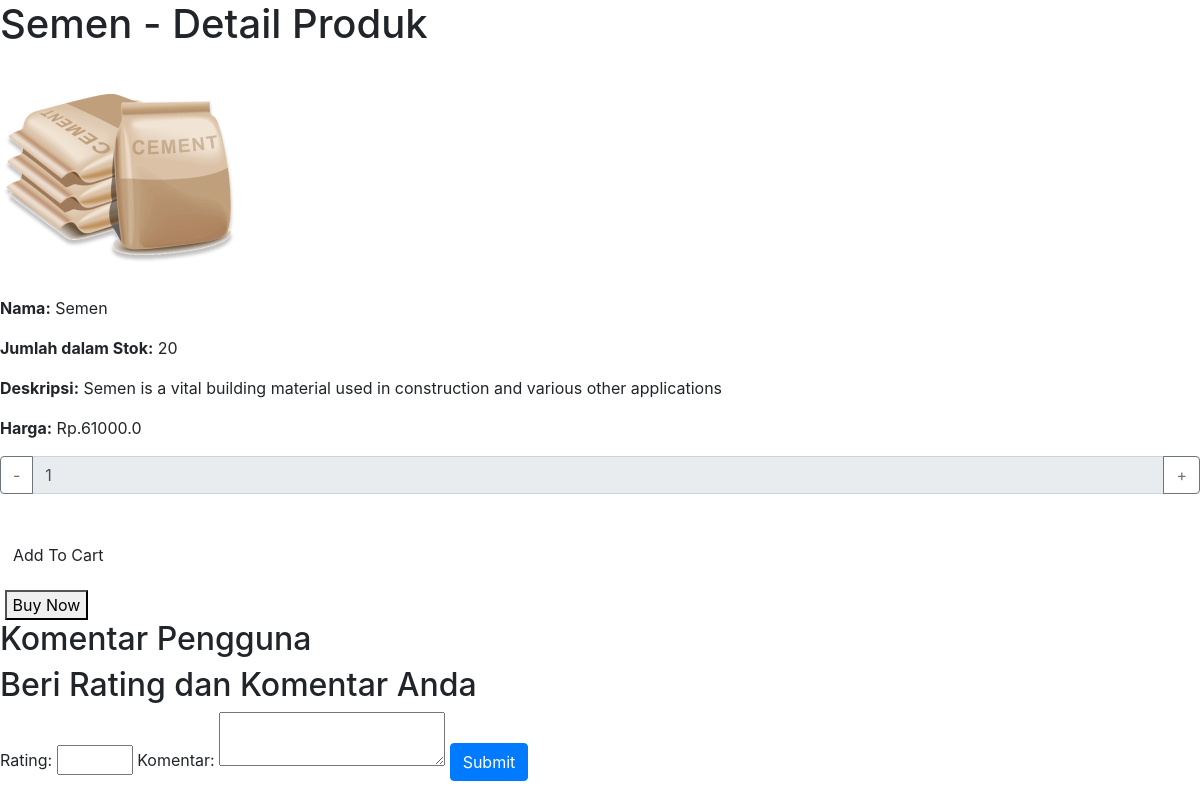
Page /detail_product/1 on the committed database.
### models/product.py (models this page shows)
class Product(db.Model):
    __tablename__ = 'product'
    id_product = db.Column(db.Integer, primary_key=True)
    name = db.Column(db.String(100))
    desc = db.Column(db.String(100))
    category = db.Column(db.String(100))
    quantityInStock = db.Column(db.Integer)
    price = db.Column(db.Float)
    picture = db.Column(db.String(100))

### app.py (the view)
@app.route('/detail_product/<int:id_product>')
def detail_product(id_product):
    product = get_product(id_product)
    return render_template('detail_product.html', product=product)

### app.py (called while the page is built)
def get_product(id_product):
    return Product.query.get(id_product)

### templates/detail_product.html (shortened to what this page needs)
<!DOCTYPE html>
<html lang="en">
<head>
    <link rel="stylesheet" href="https://stackpath.bootstrapcdn.com/bootstrap/4.5.2/css/bootstrap.min.css"
>
</head>
<body>
    <h1>{{ product.name }} - Detail Produk</h1>
    <div class="detail-product">
        <img src="{{ url_for('static', filename='unggah/' + product.picture) }}" alt="{{ product.name }}">
        <div class="info">
            <p><strong>Nama:</strong> {{ product.name }}</p>
            <p><strong>Jumlah dalam Stok:</strong> {{ product.quantityInStock }}</p>
            <p><strong>Deskripsi:</strong> {{ product.desc }}</p>
            <p><strong>Harga:</strong> Rp.{{ product.price }}</p>
        </div>
    </div>
    <div class="input-group mb-3">
        <div class="input-group-prepend">
            <button class="btn btn-outline-secondary" type="button" onclick="decrementQuantity()">-</button>
        </div>
        <input id="quantityInput" type="text" class="form-control" aria-label="Kuantitas" value="1" readonly>
        <div class="input-group-append">
            <button class="btn btn-outline-secondary" type="button" onclick="incrementQuantity()">+</button>
        </div>
    </div>
    <div class="btn">
        <img src="{{ url_for('static', filename='asset/add.png') }}" alt="">
        <p>Add To Cart</p>
    </div>
    <div class="btn-1">
        <form method="POST">
            <button type="submit" class="sub">Buy Now</button>
        </form>
    </div>
    <h2>Komentar Pengguna</h2>
    <h2>Beri Rating dan Komentar Anda</h2>
    <form action="/submit_review" method="POST">
        <label for="rating">Rating:</label>
        <input type="number" name="rating" step="1" min="1" max="5" required>
        <label for="comment">Komentar:</label>
        <textarea name="comment" required></textarea>
        <button type="submit" class="btn btn-primary">Submit</button>
    </form>
</body>
</html>

### rows in the picture
Product: name "Semen", picture (picture), quantityInStock "20", desc "Semen is a vital building material used in construction and various other applications", price "61000.0"
